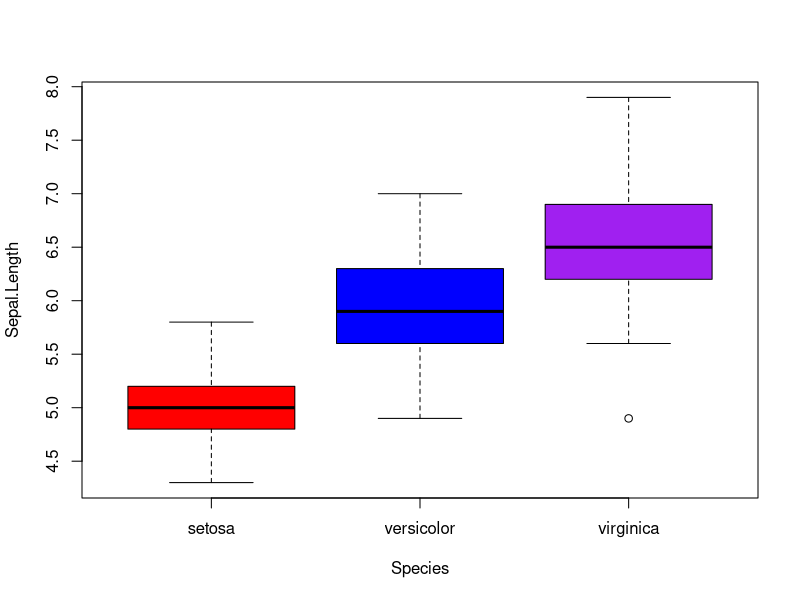
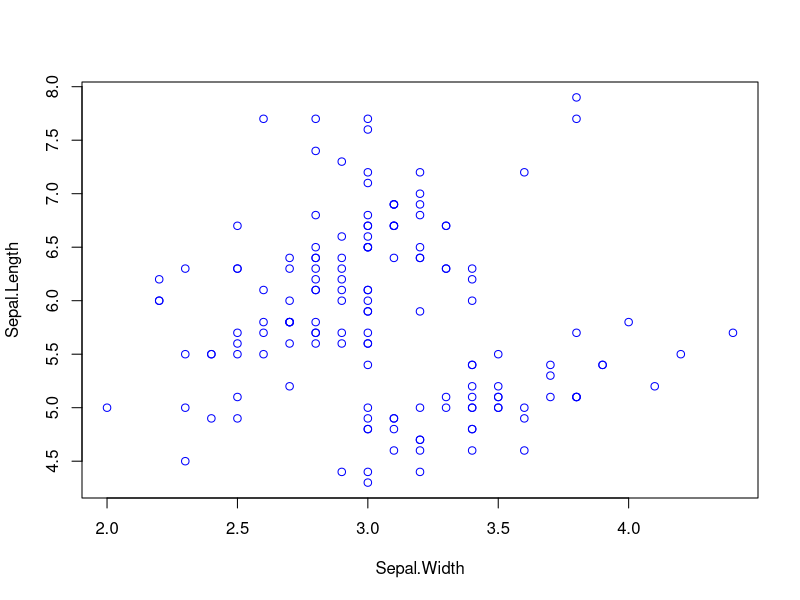
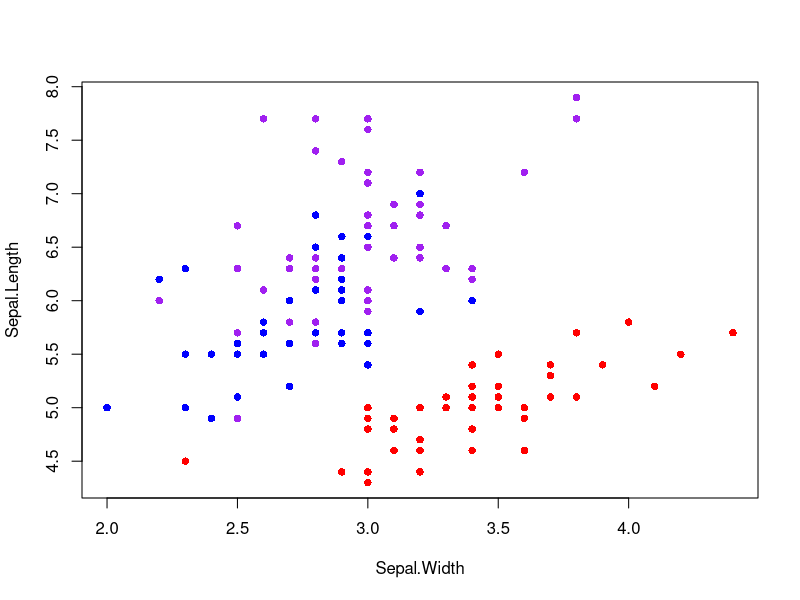
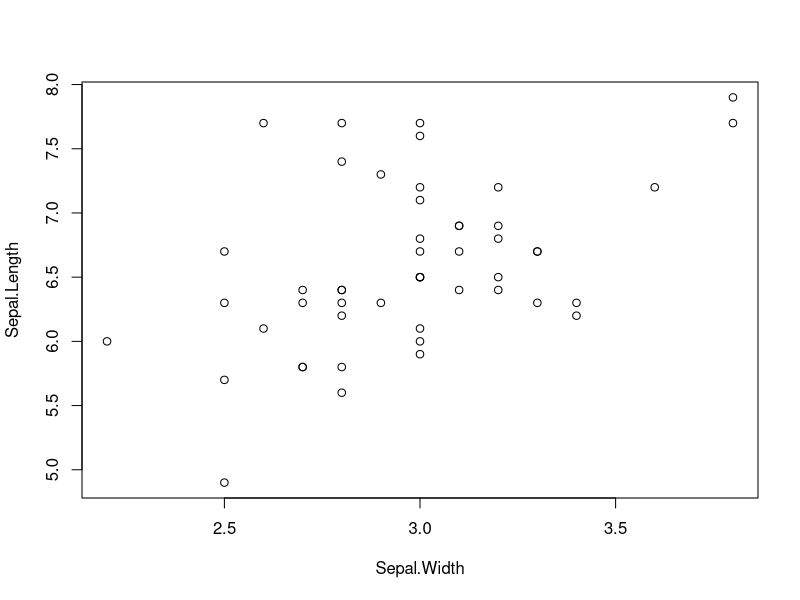
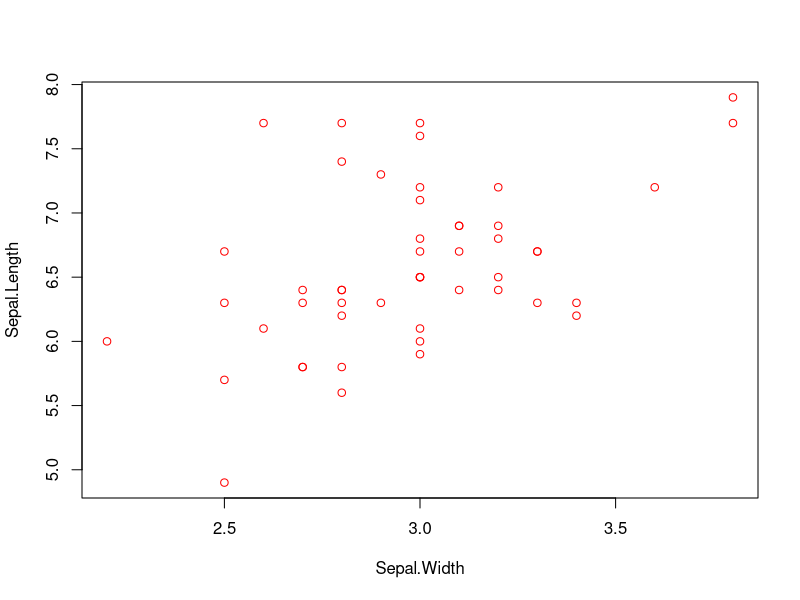
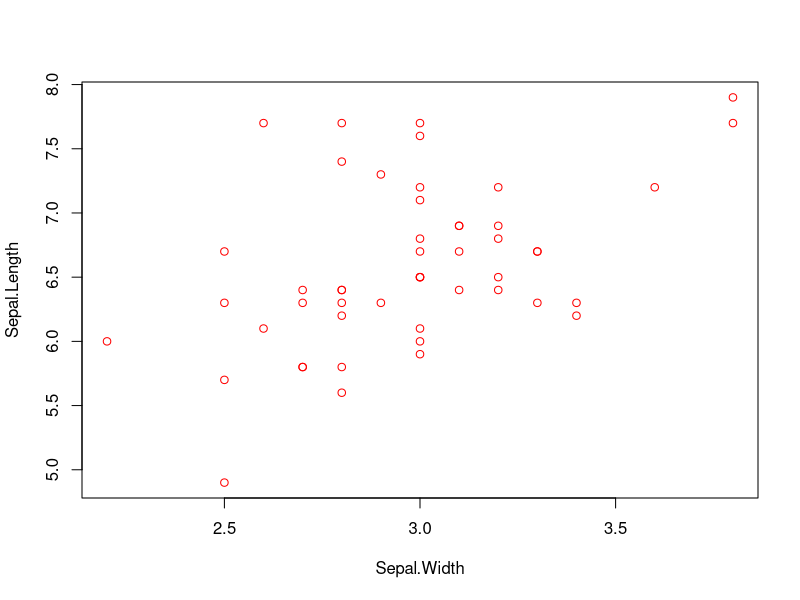
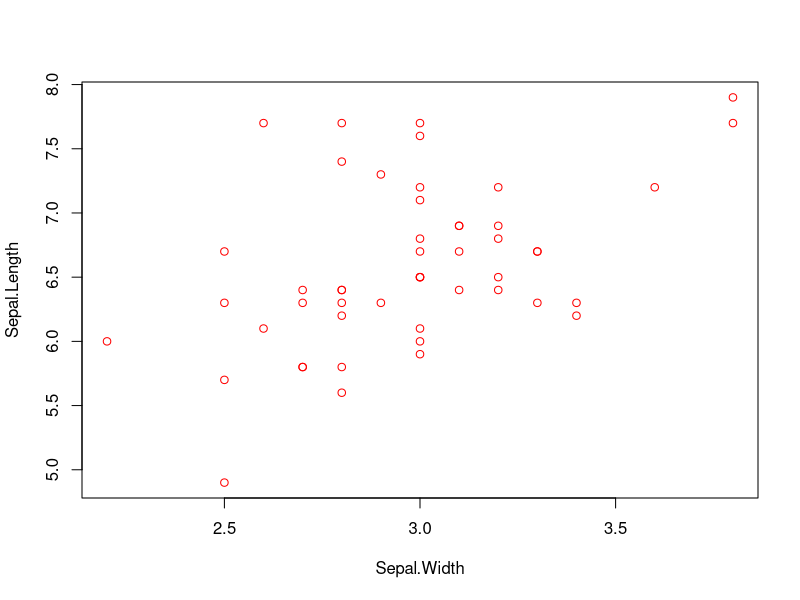
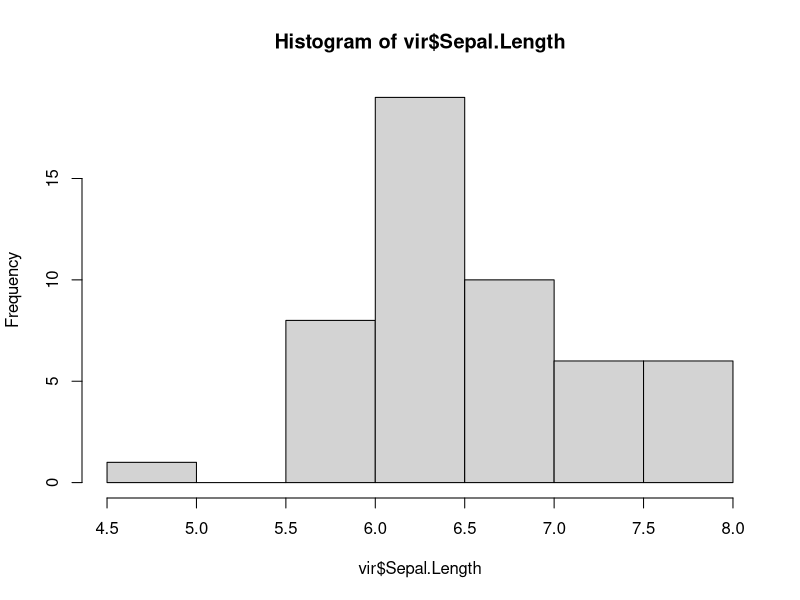

These figures' R source, in order:
###############################################
##### LOAD FISHER'S IRIS DATA #################
data(iris) # load data (already exists in base R)

plot(Sepal.Length~Species, data=iris, col=c("red","blue","purple")) #make boxplot

plot(Sepal.Length~Sepal.Width, data=iris, col="blue")

plot(Sepal.Length~Sepal.Width, data=iris, 
     pch=16, col=c("red","blue","purple")[iris$Species] ) # seperate color for each species

### plot only the data for Iris virginica
plot(Sepal.Length~Sepal.Width, data=iris[iris$Species=='virginica',]) ## use brackets to select the columns you want
## read '==' as 'exactly equals', one '=' dont work here


###########################################################################################
#### SUBSETTING DATA USING TIDYVERSE ######################################################
library(tidyverse)      # load package tidyverse (install if needed)

## FILTER TO SELECT ONLY IRIS VIRGINICA
vir <- filter(iris, Species=="virginica") ## dplyr::filter filters the data
head(vir)

plot(Sepal.Length~Sepal.Width, col="red", data=vir)  ## plot from the subsetted dataframe
plot(Sepal.Length~Sepal.Width, col="red", data=iris[iris$Species=='virginica',])  ## identical to above 

## filter within plot function so you don't have to create a new dataframe
plot(Sepal.Length~Sepal.Width, col="red", 
     data=iris %>% filter(Species=="virginica")) ## identical to above using tidyverse-dplyr
## the ' %>% ' is a pipe command, read as 'and then do'
## nice bc you don't need to make the subsetted dataset

### what is more intuitive?
data1 <- iris[iris$Species=='virginica',]  # use iris, within iris select species that are viriginica
data2 <- iris %>% filter(Species=="virginica") # use iris and then filter to species that are viriginica

hist(vir$Sepal.Length)

### remove plants with small sepal lengths less than 5mm
vir_sl5 <- iris %>% filter(Sepal.Length>5)

hist(vir_sl5$Sepal.Length)

### filter to exclude things
no_vir <- iris %>% filter(Species!='virginica')  ## read '!=' as 'not equal'
                                                  # this will remove viriginica from dataset

### select certain columns
petal_dat <- iris %>% filter(Species!='virginica') %>%   ## excludes virigina, pipe at the end of the line will continue reading onto the next
  select(Species,Petal.Length,Petal.Width)               ## selects only the columns you choose
                                                                                                          

###############################################################################################################
### VISUALIZING DATA in GGPLOT2 -- SCATTERPLOTS ###############################################################
###############################################################################################################

############################################################################
### Scatterplots in base R #################################################

## plot Sepal.Length by Sepal.Width only the data for Iris virginica
plot(Sepal.Length~Sepal.Width, data=iris %>% filter(Species=='virginica'))

## plot data and add trendline
plot(Sepal.Length~Sepal.Width, data=iris %>% filter(Species=='virginica'))
abline(lm(Sepal.Length~Sepal.Width, data=iris %>% filter(Species=='virginica')))  ## adds line from lm

### plot Sepal.Length by Sepal.Width for all three species
plot(Sepal.Length~Sepal.Width, data=iris, 
     pch=16, col=c("red","blue","purple")[iris$Species] ) # separate color for each species


############################################################################
### Scatterplots in ggplot2 #################################################

## plot Sepal.Length by Sepal.Width only the data for Iris virginica
ggplot(data=iris %>% filter(Species=='virginica'), aes(x=Sepal.Width, y=Sepal.Length)) +                                               
  geom_point()

## plot data and add trendline
ggplot(data=iris %>% filter(Species=='virginica'), aes(x=Sepal.Width, y=Sepal.Length)) +                                               
  geom_point() +
  geom_smooth(method='lm')    ## geom_smooth() adds a regression line and method='lm' says use a linear model. Can fit other types of lines.

## change color of points
ggplot(data=iris, aes(x=Sepal.Width, y=Sepal.Length)) +          ## color= outside aes() changes color of all points on graph
  geom_point(color="blue")

## plot data and change color by species
ggplot(data=iris, aes(x=Sepal.Width, y=Sepal.Length, color=Species)) +          ## color= in aes() changes point color mapped to a column in iris
  geom_point()

## add trendlines for each species
ggplot(data=iris, aes(x=Sepal.Width, y=Sepal.Length, color=Species)) +          ## color= in aes() changes point color mapped to a column in iris
  geom_point() + geom_smooth(method='lm')
  
## plot each species on a separate panel                                                                  
ggplot(data=iris, aes(x=Sepal.Width, y=Sepal.Length)) + 
  geom_point(color="blue") +   ## color outside of aes() changes color of all points (ie. not mapped to a column)
  facet_wrap(~Species)

## add trendline                                                                   
ggplot(data=iris, aes(x=Sepal.Width, y=Sepal.Length)) + 
  geom_point(color="blue") +   ## color outside of aes() changes color of all points (ie. not mapped to a column)
  facet_wrap(~Species) +
  geom_smooth(method='lm')


##############################################################################
### Make fancy scatterplots #################################################

## default plot for Sepal.Length by Sepal.Width for all three species
ggplot(data=iris, aes(x=Sepal.Width, y=Sepal.Length, color=Species)) +          ## color= in aes() changes point color mapped to a column in iris
  geom_point() + geom_smooth(method='lm')

## change theme to new default for better looking plot
ggplot(data=iris, aes(x=Sepal.Width, y=Sepal.Length, color=Species)) +          ## color= in aes() changes point color mapped to a column in iris
  geom_point() + geom_smooth(method='lm') +
  theme_bw()

## change themes manually to make it super fancy
ggplot(data=iris, aes(x=Sepal.Width, y=Sepal.Length, color=Species)) +          ## color= in aes() changes point color mapped to a column in iris
  geom_point(size=3) + geom_smooth(method='lm') +                               ## change point size to make them bigger
  scale_color_manual(values=c("#E69F00", "#56B4E9", "#009E73")) +               ## change points to a color-blind friendly palette
  theme(panel.background = element_blank(),                              
      panel.border = element_rect(color="black", fill=NA, size=2)) +            ## change "theme" so the background is blank and the border is thicker
  theme(axis.ticks.length=unit(0.3, "cm"),  
        axis.text.x = element_text(margin=margin(5,5,5,5,"pt"),colour="black"),
        axis.text.y = element_text(margin=margin(5,5,5,5,"pt"),colour="black")) +  ## change axis tick marks to make them a little longer
  theme(text = element_text(size=20)) +                                            ## make font larger
  theme(legend.position = "top", legend.title=element_blank(),
        legend.background = element_rect(fill="white", size=1.25, linetype="solid", color="black"))   ## change position of legend


## same plot as above, but plot species with different shaped points
ggplot(data=iris, aes(x=Sepal.Width, y=Sepal.Length, shape=Species)) +          ## color= in aes() changes point shape mapped to a column in iris
  geom_point(size=3) + geom_smooth(method='lm') +                               ## change point size to make them bigger
  scale_shape_manual(values=c("circle","square","triangle")) +                  ## change shapes
  theme(panel.background = element_blank(),                              
        panel.border = element_rect(color="black", fill=NA, size=2)) +            ## change "theme" so the background is blank and the border is thicker
  theme(axis.ticks.length=unit(0.3, "cm"),  
        axis.text.x = element_text(margin=margin(5,5,5,5,"pt"),colour="black"),
        axis.text.y = element_text(margin=margin(5,5,5,5,"pt"),colour="black")) +  ## change axis tick marks to make them a little longer
  theme(text = element_text(size=20)) +                                            ## make font larger
  theme(legend.position = "top", legend.title=element_blank(),
        legend.background = element_rect(fill="white", size=1.25, linetype="solid", color="black"))   ## change position of legend

## same plot as above, but plot species by both shape and color
ggplot(data=iris, aes(x=Sepal.Width, y=Sepal.Length, shape=Species, color=Species)) +          ## color= in aes() changes point shape mapped to a column in iris
  geom_point(size=3) + geom_smooth(method='lm') +                               ## change point size to make them bigger
  scale_color_manual(values=c("#E69F00", "#56B4E9", "#009E73")) +               ## change points to a color-blind friendly palette
  scale_shape_manual(values=c("circle","square","triangle")) +                  ## change shapes
  theme(panel.background = element_blank(),                              
        panel.border = element_rect(color="black", fill=NA, size=2)) +            ## change "theme" so the background is blank and the border is thicker
  theme(axis.ticks.length=unit(0.3, "cm"),  
        axis.text.x = element_text(margin=margin(5,5,5,5,"pt"),colour="black"),
        axis.text.y = element_text(margin=margin(5,5,5,5,"pt"),colour="black")) +  ## change axis tick marks to make them a little longer
  theme(text = element_text(size=20)) +                                            ## make font larger
  theme(legend.position = "top", legend.title=element_blank(),
        legend.background = element_rect(fill="white", size=1.25, linetype="solid", color="black"))   ## change position of legend


#######################################################################################################################################
#### Use the iris dataset to make some plots between Petal.Length and Sepal.Length
 # 1. use the facet_Wrap to make three panels, one for each species. Also code species to have different shapes, but make all points 'red'
     # Do not include trendlines. Make the background white. theme_bw is okay, if time try playing around with other themes.



